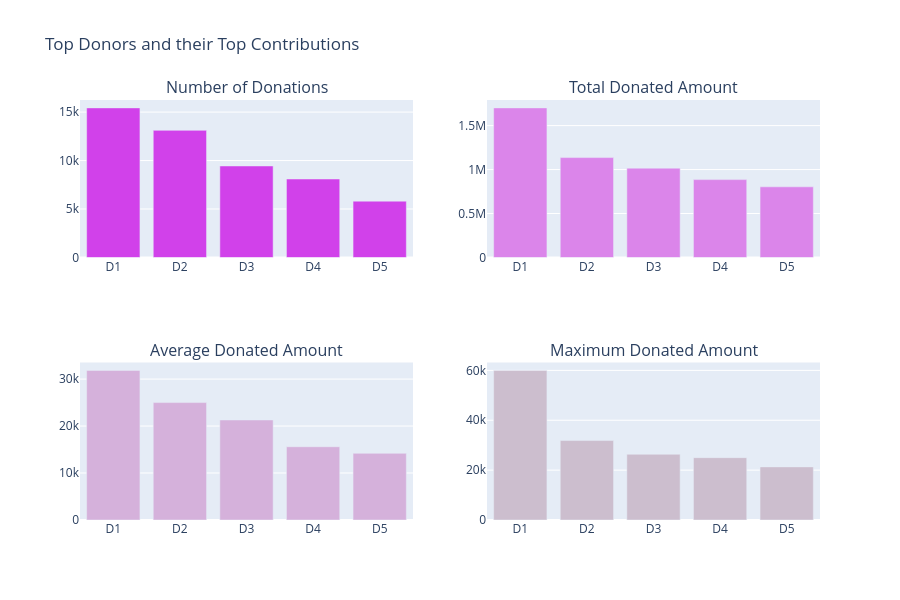

Write notebook code for a chart like this one.
### Markdown cell above
## 3.3 ¿Quiénes son los principales donantes?:
Identifiquemos a los donantes que realizaron las contribuciones más destacadas y sus respectivos importes. Por ejemplo:

3.3.1 Donantes que han realizado el mayor número de donaciones
3.3.2 Donantes que han aportado las mayores cantidades totales
3.3.3 Donantes que aportan las mayores cantidades promedio por donación individual
3.3.4 Donantes que han realizado la mayor donación individual

### Code cell
# Which Projects Had the maximum Donations 

tempdf = donations_df.groupby('Donor ID').agg({'Donor ID' : 'count', 'Donation Amount' : 'sum'}).rename(columns={'Donor ID' : "Total Donations", 'Donation Amount' : "Total Amount"}).reset_index()
tempdf['Average Donation Amount'] = tempdf['Total Amount'] / tempdf['Total Donations']

tempdf1 = tempdf.sort_values(by=['Total Donations'], ascending=[False])
x = tempdf1.head(5)['Donor ID']
x = ["D"+str(i+1) for i in range(len(x))]
y = tempdf1.head(5)['Total Donations']
tr1 = bar_ver_noagg(x, y, 'Total Donations', '#d141ea', lm=None, rt=True)

tempdf1 = tempdf.sort_values(by=['Total Amount'], ascending=[False])
x = tempdf1.head(5)['Donor ID']
x = ["D"+str(i+1) for i in range(len(x))]
y = tempdf1.head(5)['Total Amount']
tr2 = bar_ver_noagg(x, y, 'Average Donations', '#db85ea', lm=None, rt=True)

tempdf1 = tempdf.sort_values(by=['Average Donation Amount'], ascending=[False])
x = tempdf1.head(5)['Donor ID']
x = ["D"+str(i+1) for i in range(len(x))]
y = tempdf1.head(5)['Average Donation Amount']
tr3 = bar_ver_noagg(x, y, 'Average Donations', '#d5b1db', lm=None, rt=True)

tempdf = donations_df.groupby('Donor ID').agg({'Donor ID' : 'count', 'Donation Amount' : 'max'}).rename(columns={'Donor ID' : "Total Donations", 'Donation Amount' : "Maximum Donations"}).reset_index()
tempdf1 = tempdf.sort_values(by=['Maximum Donations'], ascending=[False])
x = tempdf1.head(5)['Donor ID']
x = ["D"+str(i+1) for i in range(len(x))]
y = tempdf1.head(5)['Maximum Donations']
tr4 = bar_ver_noagg(x, y, 'Maximum Donations', '#ccbece', lm=None, rt=True)

fig = tools.make_subplots(rows=2, cols=2, print_grid=False, subplot_titles = ['Number of Donations', "Total Donated Amount", 'Average Donated Amount', 'Maximum Donated Amount'])
fig.append_trace(tr1, 1, 1);
fig.append_trace(tr2, 1, 2);
fig.append_trace(tr3, 2, 1);
fig.append_trace(tr4, 2, 2);

fig['layout'].update(height=600, showlegend=False, title='Top Donors and their Top Contributions');
iplot(fig);

### Figure 1 — Plotly figure (JSON) as saved in the notebook; plotly's stock layout.template omitted (floating-point values rounded to 4 significant figures)
{"data": [{"marker": {"color": "#d141ea"}, "type": "bar", "x": ["D1", "D2", "D3", "D4", "D5"], "xaxis": "x", "y": [15435, 13116, 9442, 8097, 5811], "yaxis": "y"}, {"marker": {"color": "#db85ea"}, "type": "bar", "x": ["D1", "D2", "D3", "D4", "D5"], "xaxis": "x2", "y": [1701000.0, 1136000.0, 1016000.0, 885600.0, 803500.0], "yaxis": "y2"}, {"marker": {"color": "#d5b1db"}, "type": "bar", "x": ["D1", "D2", "D3", "D4", "D5"], "xaxis": "x3", "y": [31860.0, 25000.0, 21300.0, 15600.0, 14200.0], "yaxis": "y3"}, {"marker": {"color": "#ccbece"}, "type": "bar", "x": ["D1", "D2", "D3", "D4", "D5"], "xaxis": "x4", "y": [60000.0, 31860.0, 26370.0, 25000.0, 21300.0], "yaxis": "y4"}], "layout": {"annotations": [{"font": {"size": 16}, "showarrow": false, "text": "Number of Donations", "x": 0.225, "xanchor": "center", "xref": "paper", "y": 1, "yanchor": "bottom", "yref": "paper"}, {"font": {"size": 16}, "showarrow": false, "text": "Total Donated Amount", "x": 0.775, "xanchor": "center", "xref": "paper", "y": 1, "yanchor": "bottom", "yref": "paper"}, {"font": {"size": 16}, "showarrow": false, "text": "Average Donated Amount", "x": 0.225, "xanchor": "center", "xref": "paper", "y": 0.375, "yanchor": "bottom", "yref": "paper"}, {"font": {"size": 16}, "showarrow": false, "text": "Maximum Donated Amount", "x": 0.775, "xanchor": "center", "xref": "paper", "y": 0.375, "yanchor": "bottom", "yref": "paper"}], "height": 600, "showlegend": false, "title": {"text": "Top Donors and their Top Contributions"}, "xaxis": {"anchor": "y", "domain": [0, 0.45]}, "xaxis2": {"anchor": "y2", "domain": [0.55, 1]}, "xaxis3": {"anchor": "y3", "domain": [0, 0.45]}, "xaxis4": {"anchor": "y4", "domain": [0.55, 1]}, "yaxis": {"anchor": "x", "domain": [0.625, 1]}, "yaxis2": {"anchor": "x2", "domain": [0.625, 1]}, "yaxis3": {"anchor": "x3", "domain": [0, 0.375]}, "yaxis4": {"anchor": "x4", "domain": [0, 0.375]}}}
